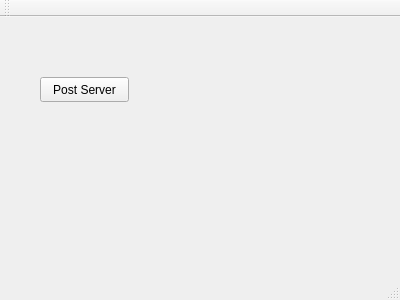
<?xml version="1.0" encoding="UTF-8"?>
<ui version="4.0">
 <class>MainWindow</class>
 <widget class="QMainWindow" name="MainWindow">
  <property name="geometry">
   <rect>
    <x>0</x>
    <y>0</y>
    <width>400</width>
    <height>300</height>
   </rect>
  </property>
  <property name="windowTitle">
   <string>MainWindow</string>
  </property>
  <widget class="QWidget" name="centralWidget">
   <widget class="QPushButton" name="postServer">
    <property name="geometry">
     <rect>
      <x>40</x>
      <y>60</y>
      <width>89</width>
      <height>25</height>
     </rect>
    </property>
    <property name="text">
     <string>Post Server</string>
    </property>
   </widget>
  </widget>
  <widget class="QMenuBar" name="menuBar">
   <property name="geometry">
    <rect>
     <x>0</x>
     <y>0</y>
     <width>400</width>
     <height>22</height>
    </rect>
   </property>
  </widget>
  <widget class="QToolBar" name="mainToolBar">
   <attribute name="toolBarArea">
    <enum>TopToolBarArea</enum>
   </attribute>
   <attribute name="toolBarBreak">
    <bool>false</bool>
   </attribute>
  </widget>
  <widget class="QStatusBar" name="statusBar"/>
 </widget>
 <layoutdefault spacing="6" margin="11"/>
 <resources/>
 <connections/>
</ui>
